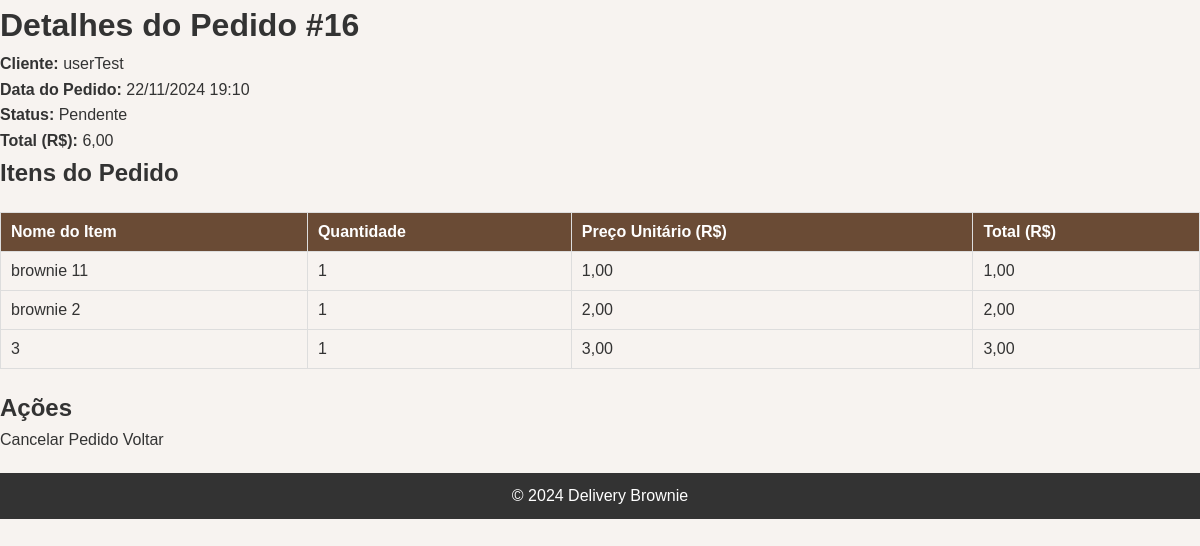
Page /view/detalhes_pedido.php?id=16 (signed in) on the committed database.
### tables this page shows
CREATE TABLE `pedidos` (
  `id` int(11) NOT NULL,
  `usuarios_id` int(11) NOT NULL,
  `estado` enum('pendente','completo','cancelado') DEFAULT 'pendente',
  `preco_total` decimal(10,2) NOT NULL,
  `criado_em` timestamp NOT NULL DEFAULT current_timestamp(),
  `atualizado_em` timestamp NOT NULL DEFAULT current_timestamp() ON UPDATE current_timestamp()
);

CREATE TABLE `usuarios` (
  `id` int(11) NOT NULL,
  `nome` varchar(50) NOT NULL,
  `senha` varchar(255) NOT NULL,
  `email` varchar(100) NOT NULL,
  `endereco` text NOT NULL,
  `tipo` enum('admin','usuario') DEFAULT 'usuario',
  `created_at` timestamp NOT NULL DEFAULT current_timestamp(),
  `updated_at` timestamp NOT NULL DEFAULT current_timestamp() ON UPDATE current_timestamp()
);

CREATE TABLE `itens_pedidos` (
  `id` int(11) NOT NULL,
  `pedidos_id` int(11) NOT NULL,
  `itens_menu_id` int(11) NOT NULL,
  `quantidade` int(11) NOT NULL,
  `preco` decimal(10,2) NOT NULL
);

CREATE TABLE `itens_menu` (
  `id` int(11) NOT NULL,
  `categorias_id` int(11) DEFAULT NULL,
  `nome` varchar(100) NOT NULL,
  `descricao` text DEFAULT NULL,
  `preco` decimal(10,2) NOT NULL,
  `disponivel` tinyint(1) DEFAULT 1,
  `criado_em` timestamp NOT NULL DEFAULT current_timestamp(),
  `atualizado_em` timestamp NOT NULL DEFAULT current_timestamp() ON UPDATE current_timestamp()
);

### view/detalhes_pedido.php (the view, shortened to what this page needs)
<?php
include_once("../configuration/config.inc.php");
$pedido_id = intval($_GET['id']);
$pedido_query = "SELECT p.id, p.criado_em, p.estado, p.preco_total, u.nome AS cliente
                 FROM pedidos p
                 JOIN usuarios u ON p.usuarios_id = u.id
                 WHERE p.id = ?";
$stmt = $conn->prepare($pedido_query);
$stmt->bind_param("i", $pedido_id);
$stmt->execute();
$pedido_result = $stmt->get_result();
$pedido = $pedido_result->fetch_assoc();
$itens_query = "SELECT i.id, i.nome, ip.quantidade, ip.preco
                FROM itens_pedidos ip
                JOIN itens_menu i ON ip.itens_menu_id = i.id
                WHERE ip.pedidos_id = ?";
$stmt = $conn->prepare($itens_query);
$stmt->bind_param("i", $pedido_id);
$stmt->execute();
$itens_result = $stmt->get_result();
?>
<head>
<link rel="stylesheet" href="../css/style.css">
</head>
<body>
    <h1>Detalhes do Pedido #<?php echo $pedido['id']; ?></h1>
    <p><strong>Cliente:</strong> <?php echo htmlspecialchars($pedido['cliente']); ?></p>
    <p><strong>Data do Pedido:</strong> <?php echo date("d/m/Y H:i", strtotime($pedido['criado_em'])); ?></p>
    <p><strong>Status:</strong> <?php echo ucfirst($pedido['estado']); ?></p>
    <p><strong>Total (R$):</strong> <?php echo number_format($pedido['preco_total'], 2, ',', '.'); ?></p>
    <h2>Itens do Pedido</h2>
    <?php if ($itens_result->num_rows > 0): ?>
        <table border="1" cellpadding="10" cellspacing="0">
            <thead>
                <tr>
                    <th>Nome do Item</th>
                    <th>Quantidade</th>
                    <th>Preço Unitário (R$)</th>
                    <th>Total (R$)</th>
                </tr>
            </thead>
            <tbody>
                <?php while ($item = $itens_result->fetch_assoc()): ?>
                    <tr>
                        <td><?php echo htmlspecialchars($item['nome']); ?></td>
                        <td><?php echo $item['quantidade']; ?></td>
                        <td><?php echo number_format($item['preco'], 2, ',', '.'); ?></td>
                        <td><?php echo number_format($item['quantidade'] * $item['preco'], 2, ',', '.'); ?></td>
                    </tr>
                    <?php endwhile; ?>
            </tbody>
        </table>
    <?php else: ?>
        <p>Não há itens neste pedido.</p>
    <?php endif; ?>
    <?php if ($pedido['estado'] === 'pendente'): ?>
        <h2>Ações</h2>
        <a href="../model/alterar_estado.php?id=<?php echo $pedido['id']; ?>&estado=cancelado"
        onclick="return confirm('Tem certeza que deseja cancelar este pedido?');">Cancelar Pedido</a>
        <?php endif; ?>
        <a href="../index.php?pag=pedidos">Voltar</a>
</body>
<?php include_once("templates/rodape.php");?>

### css/style.css (style rules this page uses)
* { margin: 0; padding: 0; box-sizing: border-box; }
body { font-family: Arial, sans-serif; line-height: 1.6; background-color: #f7f3f0; color: #333; }
a { text-decoration: none; color: inherit; }
table { width: 100%; border-collapse: collapse; margin: 20px 0; }
table th, table td { border: 1px solid #ddd; padding: 10px; text-align: left; }
table th { background-color: #6a4b35; color: white; }
table tr:nth-child(even) { background-color: #f7f3f0; }

### rows in the picture
pedidos: id "16", usuarios.nome "userTest", criado_em "22/11/2024 19:10", estado "Pendente", preco_total "6,00"
itens_pedidos: itens_menu.nome "brownie 11", quantidade "1", preco "1,00", $item['quantidade'] * $item['preco'] "1,00"
itens_pedidos: itens_menu.nome "brownie 2", quantidade "1", preco "2,00", $item['quantidade'] * $item['preco'] "2,00"
itens_pedidos: itens_menu.nome "3", quantidade "1", preco "3,00", $item['quantidade'] * $item['preco'] "3,00"
